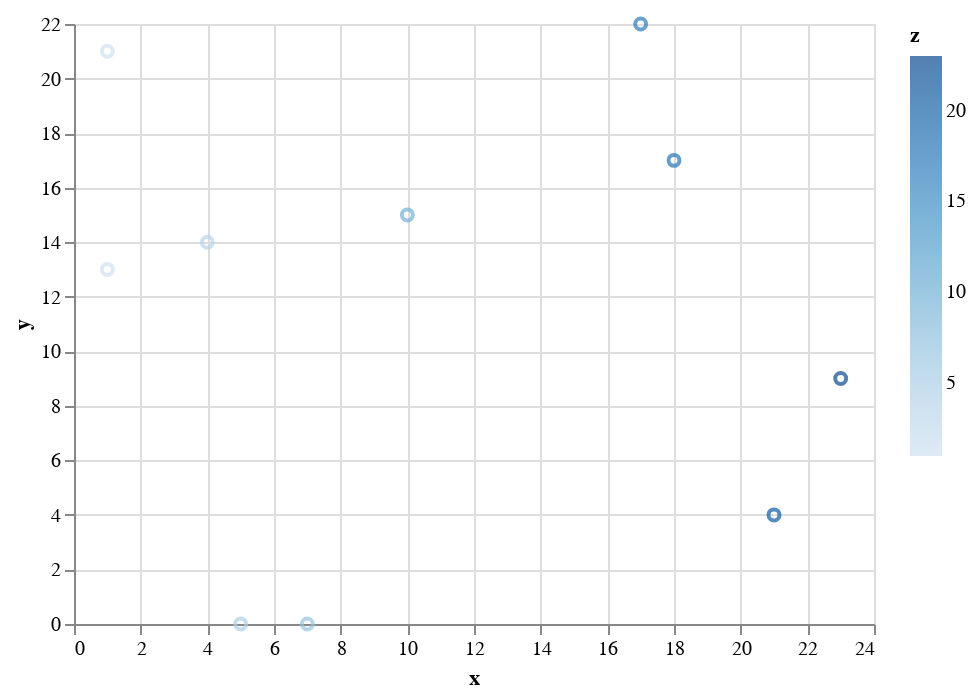

The code cell stored with this chart in its notebook:
### Markdown cell above
Now try it again, mapping `z` to `color`.

### Code cell
alt.Chart(df).mark_point().encode(x='x', y='y' ,color='z')

### Figure 1 — Vega-Lite specification as saved in the notebook (floating-point values rounded to 4 significant figures)
{"$schema": "https://vega.github.io/schema/vega-lite/v2.6.0.json", "config": {"view": {"height": 300, "width": 400}}, "data": {"name": "data-a265873b467aaa18e2e64960c61e7a39"}, "datasets": {"data-a265873b467aaa18e2e64960c61e7a39": [{"x": 1, "y": 13, "z": 1}, {"x": 18, "y": 17, "z": 18}, {"x": 10, "y": 15, "z": 10}, {"x": 4, "y": 14, "z": 4}, {"x": 23, "y": 9, "z": 23}, {"x": 17, "y": 22, "z": 17}, {"x": 5, "y": 0, "z": 5}, {"x": 1, "y": 21, "z": 1}, {"x": 7, "y": 0, "z": 7}, {"x": 21, "y": 4, "z": 21}]}, "encoding": {"color": {"field": "z", "type": "quantitative"}, "x": {"field": "x", "type": "quantitative"}, "y": {"field": "y", "type": "quantitative"}}, "mark": "point"}
